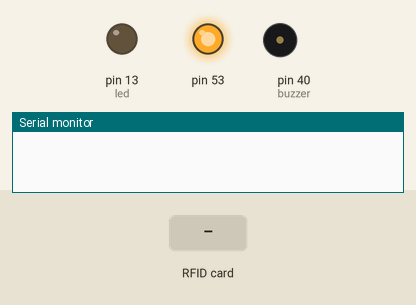
This sketch was run on a simulated Arduino Mega 2560, built with avr-gcc and run on an emulated ATmega2560. On the bench: output pins drawn as LEDs (lit = HIGH), buzzer (waves = sounding), the last lines printed to the serial monitor. The inputs (shaded band) are chosen by the test bench. WiFi joins after 1.5 s; servers stay silent unless stated.

Above: at 1.2 s.
1.3 s: RFID card 5E 7A 19 C4 held to the reader
At 2.5 s:
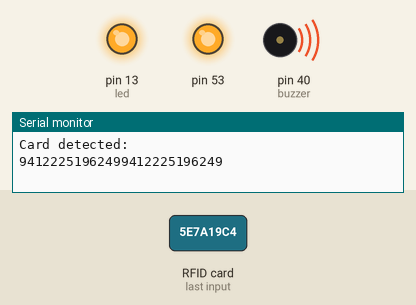
Timing chart, 0 to 4.3 s (numbered marks = the images above; inputs shaded):
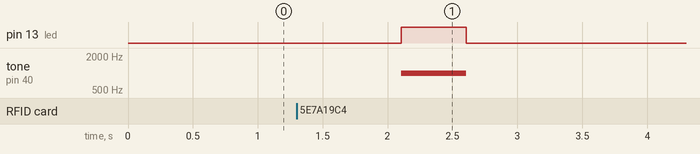

The sketch:

all_togather.ino
```cpp
/*
PINOUT:
RC522 MODULE    Uno/Nano     MEGA
SDA             D10          D9
SCK             D13          D52
MOSI            D11          D51
MISO            D12          D50
IRQ             N/A          N/A
GND             GND          GND
RST             D9           D8
3.3V            3.3V         3.3V
*/
/* Include the standard Arduino SPI library */
#include <SPI.h>
/* Include the RFID library */
#include <RFID.h>

#include <Ethernet.h>

/* Define the DIO used for the SDA (SS) and RST (reset) pins. */
#define SDA_DIO 9
#define RESET_DIO 8
/* Create an instance of the RFID library */
RFID RC522(SDA_DIO, RESET_DIO);
/*RFID VALUES*/
String readID;

const int led = 13;
const int buzzer = 40; //buzzer to arduino pin
bool server_is_connected = false;

String request = "POST /api/v1/entries/access/?card=";
String request_type =" HTTP/1.1";

// Enter a MAC address for your controller below.
// Newer Ethernet shields have a MAC address printed on a sticker on the shield
byte mac[] = { 0xDE, 0xAD, 0xBE, 0xEF, 0xFE, 0xED };

char server[] = "192.168.0.102";    // pc ip

// Set the static IP address to use if the DHCP fails to assign
IPAddress ip(192, 168, 0, 103);
IPAddress myDns(192, 168, 0, 1);

// Initialize the Ethernet client library
// with the IP address and port of the server
// that you want to connect to (port 80 is default for HTTP):
EthernetClient client;

// Variables to measure the speed
unsigned long beginMicros, endMicros;
unsigned long byteCount = 0;
bool printWebData = true;  // set to false for better speed measurement

void init_connection()
{
   // start the Ethernet connection:
  Serial.println("Initialize Ethernet with DHCP:");
  if (Ethernet.begin(mac) == 0) {
    Serial.println("Failed to configure Ethernet using DHCP");
    // Check for Ethernet hardware present
    if (Ethernet.hardwareStatus() == EthernetNoHardware) {
      Serial.println("Ethernet shield was not found.  Sorry, can't run without hardware. :(");
      while (true) {
        delay(1); // do nothing, no point running without Ethernet hardware
      }
    }
    if (Ethernet.linkStatus() == LinkOFF) {
      Serial.println("Ethernet cable is not connected.");
    }
    // try to congifure using IP address instead of DHCP:
    Ethernet.begin(mac, ip);
  } else {
    Serial.print("  DHCP assigned IP ");
    Serial.println(Ethernet.localIP());
  }
  // give the Ethernet shield a second to initialize:
  delay(1000);
  Serial.print("connecting to ");
  Serial.print(server);
  Serial.println("...");
}

bool connectToServer()
{
  bool is_connected = false;
  init_connection();

  // if you get a connection, report back via serial:
  if (client.connect(server, 8080)) {
    Serial.print("connected to ");
    Serial.println(server);
    is_connected = true;
    server_is_connected = true;
    beginMicros = micros();
  }
  return is_connected;
}

void count_bytes()
{
  // if there are incoming bytes available
  // from the server, read them and print them:
  int len = client.available();
  if (len > 0) {
    byte buffer[80];
    if (len > 80) len = 80;
    client.read(buffer, len);
    if (printWebData) {
      Serial.write(buffer, len); // show in the serial monitor (slows some boards)
    }
    byteCount = byteCount + len;
  }
}

void finish_and_calculate_data_send()
{
    endMicros = micros();
    Serial.println();
    Serial.println("disconnecting.");
    client.stop();
    Serial.print("Received ");
    Serial.print(byteCount);
    Serial.print(" bytes in ");
    float seconds = (float)(endMicros - beginMicros) / 1000000.0;
    Serial.print(seconds, 4);
    float rate = (float)byteCount / seconds / 1000.0;
    Serial.print(", rate = ");
    Serial.print(rate);
    Serial.print(" kbytes/second");
    Serial.println();
}

void setup()
{
  // Open serial communications and wait for port to open:
  Serial.begin(9600);
  while (!Serial) {
    ; // wait for serial port to connect. Needed for native USB port only
  }
  /* Enable the SPI interface */
  SPI.begin();
  /* Initialise the RFID reader */
  RC522.init();
  pinMode(led, OUTPUT);
  pinMode(buzzer, OUTPUT);
  digitalWrite(led, LOW);
}

void loop()
{
  /* Has a card been detected? */
  if (RC522.isCard())
  {
    /* If so then get its serial number */
    RC522.readCardSerial();
    Serial.println("Card detected:");

      /*Clearing*/
      readID = ("");

    for(int i=0;i<5;i++)
    {
      Serial.print(RC522.serNum[i],DEC);
      readID+=RC522.serNum[i];
    }
     Serial.print(readID);

    tone(buzzer, 1000);
    digitalWrite(led, HIGH);
    delay(500);
    noTone(buzzer);
    Serial.println();
    Serial.println();
    digitalWrite(led, LOW);

       if (connectToServer()){
        // Make a HTTP request:
        String req = request + readID + request_type;
        Serial.println(req);
        client.println(req);
        client.println("Host: 192.168.0.102");
        client.println("Connection: close");
        client.println();
        Serial.println("wait for response");
        delay(20000);
        count_bytes();
        finish_and_calculate_data_send();
      } else {
        // if you didn't get a connection to the server:
       Serial.println("connection failed");
      }


  }
  delay(1000);
}
```

Measured:
- after the input at 1.3 s, pin 13 (led): LOW → HIGH after 0.81 s, → LOW 0.50 s later; tone on pin 40 (buzzer): silent → 1000 Hz after 0.81 s, → silent 0.50 s later
